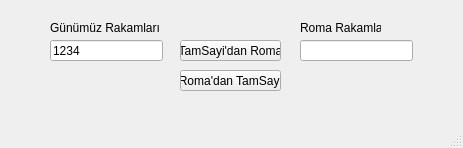
<?xml version="1.0" encoding="UTF-8"?>
<ui version="4.0">
 <class>MainWindow</class>
 <widget class="QMainWindow" name="MainWindow">
  <property name="geometry">
   <rect>
    <x>0</x>
    <y>0</y>
    <width>463</width>
    <height>148</height>
   </rect>
  </property>
  <property name="windowTitle">
   <string>MainWindow</string>
  </property>
  <widget class="QWidget" name="centralwidget">
   <widget class="QPushButton" name="pushButton">
    <property name="geometry">
     <rect>
      <x>180</x>
      <y>70</y>
      <width>101</width>
      <height>21</height>
     </rect>
    </property>
    <property name="text">
     <string>Roma'dan TamSayi</string>
    </property>
   </widget>
   <widget class="QLineEdit" name="lineEdit">
    <property name="geometry">
     <rect>
      <x>300</x>
      <y>40</y>
      <width>113</width>
      <height>21</height>
     </rect>
    </property>
   </widget>
   <widget class="QLineEdit" name="lineEdit_2">
    <property name="geometry">
     <rect>
      <x>50</x>
      <y>40</y>
      <width>113</width>
      <height>21</height>
     </rect>
    </property>
    <property name="text">
     <string>1234</string>
    </property>
   </widget>
   <widget class="QPushButton" name="pushButton_2">
    <property name="geometry">
     <rect>
      <x>180</x>
      <y>40</y>
      <width>101</width>
      <height>21</height>
     </rect>
    </property>
    <property name="text">
     <string>TamSayi'dan Roma</string>
    </property>
   </widget>
   <widget class="QLabel" name="label">
    <property name="geometry">
     <rect>
      <x>300</x>
      <y>20</y>
      <width>81</width>
      <height>16</height>
     </rect>
    </property>
    <property name="text">
     <string>Roma Rakamları</string>
    </property>
   </widget>
   <widget class="QLabel" name="label_2">
    <property name="geometry">
     <rect>
      <x>50</x>
      <y>20</y>
      <width>111</width>
      <height>16</height>
     </rect>
    </property>
    <property name="text">
     <string>Günümüz Rakamları</string>
    </property>
   </widget>
   <widget class="QLabel" name="label_3">
    <property name="geometry">
     <rect>
      <x>150</x>
      <y>10</y>
      <width>161</width>
      <height>20</height>
     </rect>
    </property>
    <property name="text">
     <string/>
    </property>
    <property name="margin">
     <number>0</number>
    </property>
   </widget>
  </widget>
  <widget class="QMenuBar" name="menubar">
   <property name="geometry">
    <rect>
     <x>0</x>
     <y>0</y>
     <width>463</width>
     <height>20</height>
    </rect>
   </property>
  </widget>
  <widget class="QStatusBar" name="statusbar"/>
 </widget>
 <resources/>
 <connections/>
</ui>
